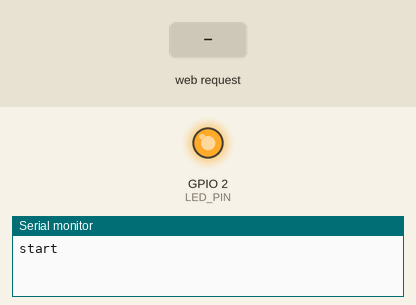
A sketch run on a simulated ESP8266 (NodeMCU). Shown: output pins drawn as LEDs (lit = HIGH), the last lines printed to the serial monitor. The test bench sets the inputs (shaded band). WiFi joins after 1.5 s; servers stay silent unless stated.

Above: at 2.7 s.
2.8 s: HTTP request GET /setLED?LEDstate=0 received
At 4.0 s:
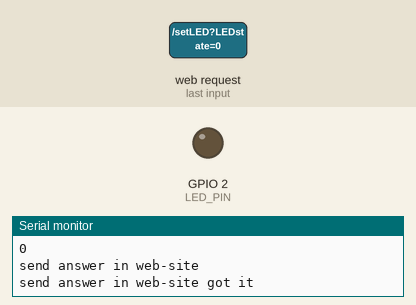
4.3 s: HTTP request GET /setLED?LEDstate=1 received
At 5.4 s:
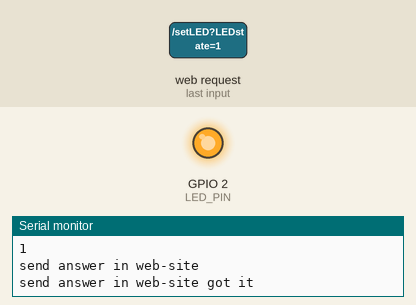
Timing chart, 0 to 7.3 s (numbered marks = the images above; inputs shaded):
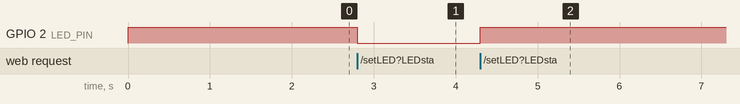

The sketch:

newYearHat.ino
```cpp
/*
 * ESP8266 NodeMCU AJAX Demo
 * Updates and Gets data from webpage without page refresh
 * https://circuits4you.com
 */

#include <ESP8266WiFi.h>
#include <WiFiClient.h>
#include <ESP8266WebServer.h>

#include "index11.h"                          // Содержание нашей HTML веб-страницы с javascript  Our HTML webpage contents with javascripts

#define LED_PIN 2  //On board LED
                                              //SSID and Password of your WiFi router
const char* ssid = "ddd1";
const char* password = "wweerrtt";

ESP8266WebServer server(80);                  //Server on port 80

int t2222 = 4;
int a1 = 0;
String strok2="",t_in="",t_out="";
unsigned long timing;                         // Переменная для хранения точки отсчета

//==============================================================
//                                            SETUP
//==============================================================

void setup(void){
  Serial.begin(115200);
  Serial.println("start");
  pinMode(LED_PIN, OUTPUT);
  digitalWrite(LED_PIN, HIGH);

  WiFi.begin(ssid, password);                 //Connect to your WiFi router

  while (WiFi.status() != WL_CONNECTED) {
    delay(500);
    //Serial.print(".");
  }

  /*//If connection successful show IP address in serial monitor
  Serial.println("");
  Serial.print("Connected to ");
  Serial.println(ssid);
  Serial.print("IP address: ");
  Serial.println(WiFi.localIP());*/           //IP address assigned to your ESP

  server.on("/",         handleRoot);         //Какую процедуру обрабатывать в корневом каталоге. Это страница дисплеяb   Which routine to handle at root location. This is display page

  server.on("/setLED",  led_controller);
//  server.on("/setLED",   test1);
  //server.on("/setLED1",  handleLED1);
//  server.on("/setLED4",  test2);
//  server.on("/setLED3",  test3);
 // server.on("/setLED1",  handleLED3);


  server.begin();                             //Start server
}
//==============================================================
//                                            LOOP
//==============================================================

void loop(void){
  server.handleClient();                      //Handle client requests
}

void handleRoot() {
  Serial.println("send main page");
  server.send(200, "text/html", MAIN_page);            //Отправить веб-страницу  Send web page
}

void led_controller(){
  String new_led_state  = server.arg("LEDstate");
  String ledState = "got it";
  Serial.println("set led in ");

  if(new_led_state == "1") {
    Serial.println(new_led_state);
    digitalWrite(LED_PIN, HIGH);
  }
  else if(new_led_state == "0"){
    Serial.println(new_led_state);
    digitalWrite(LED_PIN, LOW);
  }
  else {
    Serial.println(new_led_state);
    Serial.println("Error! case not found!");
    ledState = "Error, I get " + new_led_state + " it is no 0 or 1";
  }
  Serial.println("send answer in web-site");
  server.send(200, "text/plane", ledState);   //Send web page
  Serial.println("send answer in web-site got it");

}
 ///------------------------------------------ОТПРАВКА НА ESP------------------------------------------------------


///____________________________________________ПРИёМ С САЙТА____________________
//void handleLED() {
//  Serial.println("LED_Actived");
//  if (Serial.available())       {              //прием данных с ардуино
//    strok2 = "";
//    strok2 = Serial.readString();
//
//  }
//  String ledState = "OFF";
//  String t_state  = server.arg("LEDstate");   //См. xhttp.открыть ("получить", " устроиться?Состояние светодиода= " +led, true);  Refer  xhttp.open("GET", "setLED?LEDstate="+led, true);
//  if(t_state == "1") {
//    Serial.print('2');
//    ledState =   "ON";
//  }
//  else if(t_state == "0"){
//    Serial.print('3');
//    ledState =  "OFF";
//  }
//  server.send(200, "text/plane", ledState);   //Send web page
//}
//
//void handleLED1() {
//  Serial.println("LED1_Actived");
//  String ledState1  = "OFF";
//  String t_state1   = server.arg("LEDstate1");
//  if(t_state1 == "1"){
//    Serial.print('5');ledState1   = "ON";
//  }
//  else if(t_state1 == "0"){
//    Serial.print('6');ledState1   = "OFF";
//  }
//  server.send(200, "text/plane", ledState1);
//}
//
//void handleLED4() {
//  Serial.println("LED4_Actived");
//  Serial.print('4');
//}
//
//void handleLED3() {
//  Serial.println("LED3_Actived");
// bool statu = digitalRead(2);
// digitalWrite(2, !statu);
//}
```

index11.h
```cpp
const char MAIN_page[] PROGMEM = R"=====(
<!DOCTYPE html>
<html>
<head>
<style type="text/css">
@charset "utf-8";
body {
  background-color: rgba(119,134,251,1.00);
  text-align: left;
  float: left;
  background-repeat: repeat;
}
 .qw {
  width: 494px;
  height: 117px;
  font-size: 35pt;
  text-align: center;
  background-color: rgba(27,145,0,0.87);
  -webkit-box-shadow: 0 0px;
  box-shadow: 0 0px;
  border: 19px groove rgba(153,66,0,1.00);
  border-radius: 45px;
  transition: background .1s linear 1s;
}
.qr {
  width: 595px;
  height: 83px;
  /* [disabled]margin-top: 12px; */
  text-align: center;
  background-color: rgba(247,207,0,0.82);
  border-color: rgba(151,0,102,0.83);
  position: relative;
  z-index: 86;
  padding-top: 19px;
}
.qe {
  border: 19px groove rgba(43,74,255,0.88);
  background-color: rgba(25,109,170,0.56);
  }
.qt{
      transition: background .1s linear 1s;
  }
.qt:hover{
  color: rgba(255,255,7,0.80);
  background-color: rgba(19,1,255,0.89);
  background: blue;
    transition: background .1s linear;
}

#a5  {

}
.d2 {/*position: relative;*/}
.f1 {

}
#f2  {
  text-align: right;
  display: none;
}
#f3 {
  text-align: left;

}
.f4{

}
.osn {
  text-align: center;
  width: 930px;
  height: 1525px;
  background-color: rgba(119,134,251,1.00);
  background-repeat: no-repeat;

  background-size: 100% auto;
  background-attachment: scroll;
  -webkit-box-shadow: 0px 0px 324px rgba(225,227,255,1.00);
  box-shadow: 0px 0px 324px rgba(225,227,255,1.00);
  background-image: url("https://s350myt.storage.yandex.net/rdisk/d108f0429c791ef1502cd98ca76f28e218f7cdf9d1e1872758328aaf6c8cd54d/5e0b5daa/4evwMceTqjp34Tbi1ozEygleGmeen1jp2Q4AqIHrN-jou8VnO09Ve5aJWc0NpZSMuyBbWbDJ0GpLU1VZN6jTYg==?uid=551233833&filename=NewYearFon.png&disposition=inline&hash=&limit=0&content_type=image%2Fpng&owner_uid=551233833&fsize=6194094&hid=7224f5394bab3c015e595e80eebc21f3&media_type=image&tknv=v2&etag=2b3c0f0d8496bbfe456ae602226c6094&rtoken=AKy0B33CJFLj&force_default=yes&ycrid=na-53a11dd5336d5aeadcf6557d24b7ecfc-downloader23e&ts=59b00edf33e80&s=56e129c6d50140753e760b44826e014f558bf8d0d35f90d5874335ab5a0ecc96&pb=U2FsdGVkX19Acq-oyiAD1CNw4EMvqhng3DbDn29jBEnGSuGnZhIr1pVeVypHAKX6m_hAQX754CovaJ0wA93YgdW3jWMMTMLzFH77Y-AJSmA");
  }
#d4 {}
#sa1 {
  font-size: 62pt;
  position: relative;
  text-align: center;
  display: inline;
  font-weight: bolder;
  width: 232px;
  height: 484px;
  color: #6040FD;
}
#m2 {

}
#m1 {

}
#m3 {
  font-size: 76pt;
  font-weight: 700;
  display: inline;
  position: relative;
  text-align: center;
  transition: 1s;
  z-index: 51;
}

#m4 {
  font-size: 77pt;
  font-weight: 900;
  display: inline;
  position: relative;
  text-align: center;
  transition: 1s;
}
#m5 {
  font-size: 45pt;
  font-weight: bold;
  display: inline;
  position: relative;
  text-align: center;
  transition: 1s;
}

#d4{

}
@-webkit-keyframes de1 {
  0% { color: rgba(255,0,0,1.00); }
  50% { color: hsla(0,0%,0%,0.00); }
  100% { color:rgba(255,0,0,1.00); }
}

@keyframes de1 {
  0% { color: rgba(255,0,0,1.00); }
  50% { color: hsla(0,0%,0%,0.00); }
  100% { color:rgba(255,0,0,1.00); }
}
.de1 {
  -webkit-animation: de1 3s linear infinite;
  animation: de1 2s linear infinite;
  font-weight: bold;
  color: rgba(255,246,17,1.00);
}
.de2 {
}
.de {
  width: 32px;
  background-color: rgba(255,0,4,1.00);
  height: 383px;
   [disabled]border-collapse: separate;
  border: 0px double rgba(255,90,90,1.00);
  -webkit-box-shadow: 0 0px 744px 243px rgba(255,0,4,1.00);
  box-shadow: 0 0px 744px 243px rgba(255,0,4,1.00);
  border-radius: 126px;
  z-index: 9;/**/
  display: inline-block;
  position: relative;
  text-align: center;
}
#d1 {
  margin-right: 0px;
  margin-left: 40px;
  display: inline-block;
  position: relative;
  text-align: center;
}
#d2 {
  margin-right: 38px;
  display: inline-block;
  position: relative;
  text-align: center;
}
#de3 {
  font-size: 123pt;
  z-index: 88;
}
#de4 {
  font-size: 92pt;
  visibility: visible;
}
#de5 {
  font-size: 68pt;
  visibility: visible;
}

.m6 {
  display: inline-block;
  position: relative;
  text-align: center;
}
.g1 {
  background-color: rgba(255,255,255,0.81);
  padding-left: 50px;
  padding-right: 50px;
  border-radius: 144px;
  color: rgba(255,0,0,1.00);
}
#a7 {
  height: 112px;
  padding-top: 8px;
}

</style>

<meta charset="utf-8">
</head>
<body>


<div class="osn">
  <br><br><br><br><br><br><br>
   <p id="sa1">Мой Колпак</p>

  <div>
  <div style="white-space: nowrap;"> </div></div>
  <br><br><br><br><br><br><br><br><br><br><br><br><br><br><br><br>

<div class="f1">
<div class="f4" style="white-space: nowrap;">


<div id="f3" style="display: inline-block;">
  <div>
    <button type="button" onclick="sendData(1)" id="turn_on" class="qw">Включить колпак</button>
    <button type="button" onclick="sendData(0)" id="turn_off" style="display:none" class="qe qw" >выключить колпак</button>
  </div>
  </div>

<h3 id="answer_serwer">ответа еще не поступало</h3>


  </div>
  </div>

</div>
<script>


function sendData(led) {
  if (led == 0){
    document.getElementById("turn_on").style.display = '';
    document.getElementById("turn_off").style.display = 'none';
//    document.getElementById("f2").style.display = 'none';
  }
  else{
    document.getElementById("turn_off").style.display = '';
    document.getElementById("turn_on").style.display = 'none';
//    document.getElementById("f2").style.display = 'inline-block';
  }
  var xhttp = new XMLHttpRequest();
  xhttp.onreadystatechange = function() {
    if (this.readyState == 4 && this.status == 200) {
      document.getElementById("answer_serwer").innerHTML = this.responseText;
    }
  };
  xhttp.open("GET", "setLED?LEDstate="+led, true);
  xhttp.send();
};

</script>
<br><br>
</body>
</html>
)=====";
```

Measured:
- after the input at 2.8 s, GPIO 2 (LED_PIN): HIGH → LOW at once
- after the input at 4.3 s, GPIO 2 (LED_PIN): LOW → HIGH at once
